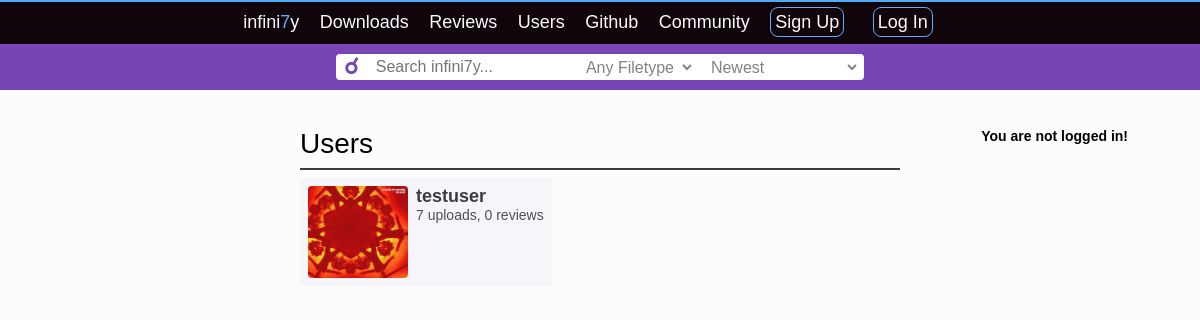
Page /s7uploads/users/ on the earlier database version.
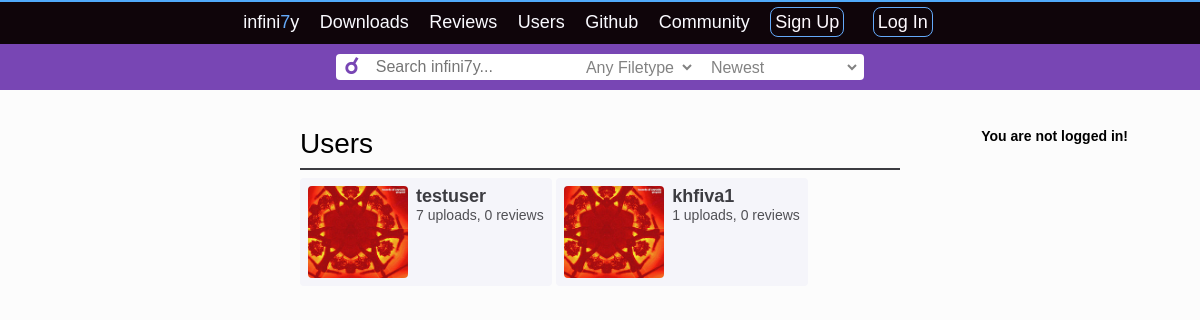
Same page on the later database version.
### s7uploads/models.py (models this page shows, shortened)
class S7User(models.Model):
    user = models.OneToOneField(User, unique=True, on_delete=models.CASCADE)
    def num_uploads(self):
        return Upload.objects.filter(user=self).count()
    def num_reviews(self):
        return Review.objects.filter(user=self).count()

### s7uploads/views.py (the view)
# urls.py: path('users/', views.UserListView.as_view(), name='users'),
class UserListView(generic.ListView):
    model = S7User
    template_name = 's7uploads/users.html'
    context_object_name = 'user_list'
    def get_queryset(self):
        return S7User.objects.all()
    def get_context_data(self, **kwargs):
        c = super(generic.ListView, self).get_context_data(**kwargs)
        user = self.request.user
        if not user.is_anonymous:
            s7user = S7User.objects.filter(user=user)[:1]
            if s7user:
                c['s7user'] = s7user.get()
        c['search_form'] = SearchForm()
        return c

### s7uploads/forms.py
class SearchForm(forms.Form):
    search_line = forms.CharField(max_length=200)
    def __init__(self):
        super(SearchForm, self).__init__()
        self.fields['search_line'].widget.attrs.update({
            'placeholder': '  Search infini7y...',
            'onfocus': "this.placeholder=''"
            })

### s7uploads/templates/s7uploads/users.html (shortened to what this page needs)
{% extends "s7uploads/navbar.html" %}
{% load static %}
{% block content %}
<section id="main-content">
{% if user %}
	<section id="userbanner">
		{% if user.is_anonymous %}
			<h4>You are not logged in!</h4>
		{% endif %}
	</section>
{% endif %}
<section id="upload">
{% if user_list %}
	<h1>Users</h1>
	<div id="blackstripe"></div>
	<div id="userlist">
		<ul>
		{% for user in user_list %}
			<li>
			<div id="userlisttext">
			<a href="{% url 's7uploads:index' %}?tags={{user.user.username}}"> {{ user.user.username }} </a>
			<h1>{{ user.num_uploads }} uploads, {{ user.num_reviews }} reviews</h1>
			</div>
			<img src="/static/s7uploads/images/default_profile.jpg"></img>
			</li>
		{% endfor %}
		</ul>
	</div>
{% else %}
	<p> Nothing to see here. </p>
{% endif %}
</section>
</section>
{% endblock %}

Differences in the rows shown:
added S7User: user.username "khfiva1", num_uploads "1", num_reviews "0"
